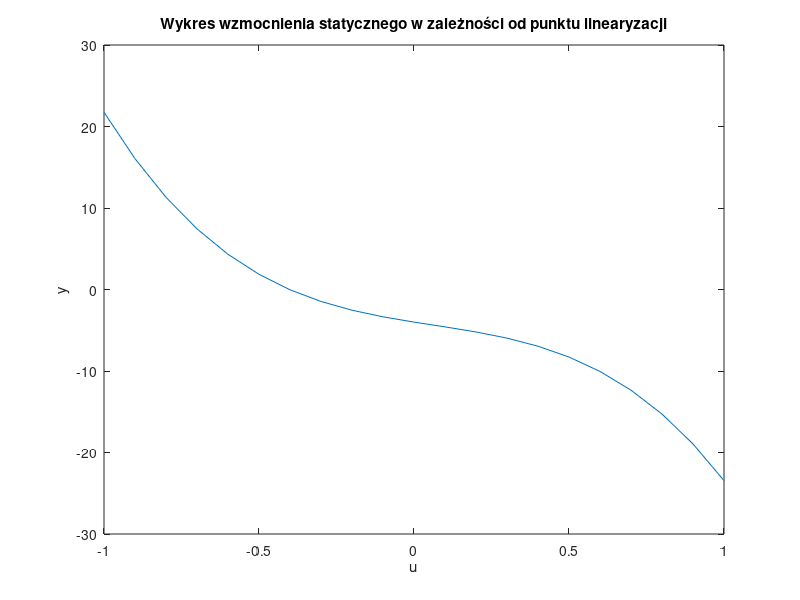

MATLAB code to generate this figure:
u = [-1:0.1:1];
y = -4 - 6*u + (63/20)*(u.^2) - (83/5)*u.^3;

plot(u,y);
xlabel('u');
ylabel('y');
title('Wykres wzmocnienia statycznego w zależności od punktu linearyzacji');

